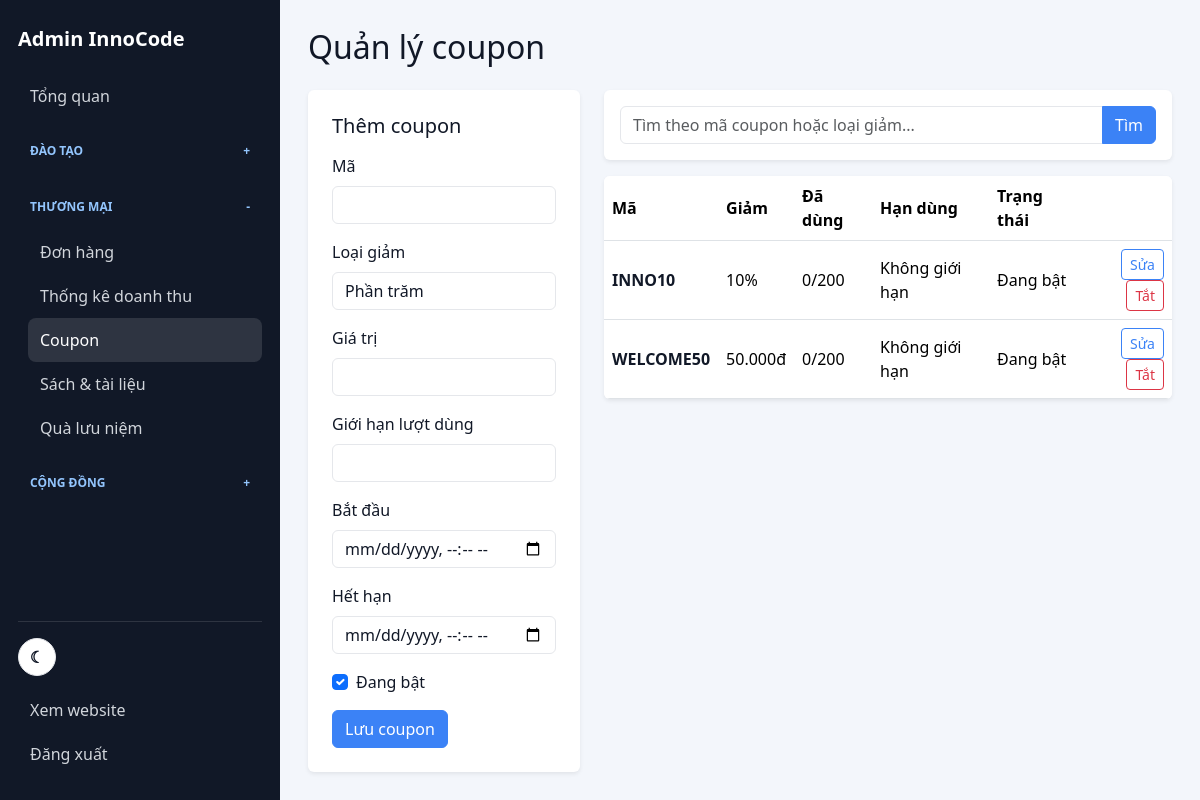
Page /admin/coupons.php (signed in) on the committed database.
### tables this page shows
CREATE TABLE IF NOT EXISTS coupons (
    id INT UNSIGNED AUTO_INCREMENT PRIMARY KEY,
    code VARCHAR(60) NOT NULL UNIQUE,
    discount_type ENUM('percent','fixed') NOT NULL DEFAULT 'percent',
    discount_value DECIMAL(12,2) NOT NULL,
    starts_at DATETIME NULL,
    expires_at DATETIME NULL,
    usage_limit INT UNSIGNED NULL,
    used_count INT UNSIGNED NOT NULL DEFAULT 0,
    is_active TINYINT(1) NOT NULL DEFAULT 1,
    created_at TIMESTAMP DEFAULT CURRENT_TIMESTAMP
);

### core/helpers.php (called while the page is built, shortened)
<?php
function e(string|int|float|null $value): string
{
    return htmlspecialchars((string) $value, ENT_QUOTES, 'UTF-8');
}
function money(int|float $amount): string
{
    return number_format((float) $amount, 0, ',', '.') . 'đ';
}
function url(string $page = 'home', array $params = []): string
{
    $page = page_from_path($page);
    $query = array_merge(['page' => $page], $params);
    return APP_URL . '/index.php?' . http_build_query($query);
}
function page_from_path(string $path): string
{
    $path = trim($path, '/');
    $pathOnly = strtok($path, '?') ?: $path;
    $name = basename($pathOnly, '.php');
    return $name;
}

### core/database.php (called while the page is built, shortened)
<?php
function db(): PDO
{
    static $pdo = null;
    if ($pdo !== null) {
        return $pdo;
    }
    $dsn = 'mysql:host=' . DB_HOST . ';port=' . DB_PORT . ';dbname=' . DB_NAME . ';charset=utf8mb4';
    $pdo = new PDO($dsn, DB_USER, DB_PASS);
    $pdo->setAttribute(PDO::ATTR_ERRMODE, PDO::ERRMODE_EXCEPTION);
    $pdo->setAttribute(PDO::ATTR_DEFAULT_FETCH_MODE, PDO::FETCH_ASSOC);
    return $pdo;
}

### admin/coupons.php (the view, shortened to what this page needs)
<?php
require_once __DIR__ . '/includes/header.php';
$edit = null;
$params = [];
$where = '';
$stmt = db()->prepare('SELECT * FROM coupons' . $where . '
    ORDER BY created_at DESC
    LIMIT ' . admin_per_page() . ' OFFSET ' . admin_offset());
$stmt->execute($params);
$coupons = $stmt->fetchAll();
?>
<div class="d-flex justify-content-between align-items-center mb-4">
    <h1 class="h2 mb-0">Quản lý coupon</h1>
</div>
<div class="row g-4">
    <div class="col-lg-4">
        <form class="bg-white rounded-2 p-4 shadow-sm" method="post">
            <h2 class="h5 mb-3"><?= $edit ? 'Sửa coupon' : 'Thêm coupon' ?></h2>
            <div class="mb-3">
                <label class="form-label">Mã</label>
                <input class="form-control" name="code" value="<?= e($edit['code'] ?? '') ?>" required>
            </div>
            <div class="mb-3">
                <label class="form-label">Loại giảm</label>
                <select class="form-select" name="discount_type">
                    <option value="percent" <?= ($edit['discount_type'] ?? '') === 'percent' ? 'selected' : '' ?>>Phần trăm</option>
                </select>
            </div>
            <div class="mb-3">
                <label class="form-label">Giá trị</label>
                <input class="form-control" type="number" min="1" name="discount_value" value="<?= e($edit['discount_value'] ?? '') ?>" required>
            </div>
            <div class="mb-3">
                <label class="form-label">Giới hạn lượt dùng</label>
                <input class="form-control" type="number" min="0" name="usage_limit" value="<?= e($edit['usage_limit'] ?? '') ?>">
            </div>
            <div class="mb-3">
                <label class="form-label">Bắt đầu</label>
                <input class="form-control" type="datetime-local" name="starts_at" value="<?= e(isset($edit['starts_at']) && $edit['starts_at'] ? date('Y-m-d\TH:i', strtotime((string) $edit['starts_at'])) : '') ?>">
            </div>
            <div class="mb-3">
                <label class="form-label">Hết hạn</label>
                <input class="form-control" type="datetime-local" name="expires_at" value="<?= e(isset($edit['expires_at']) && $edit['expires_at'] ? date('Y-m-d\TH:i', strtotime((string) $edit['expires_at'])) : '') ?>">
            </div>
            <div class="form-check mb-3">
                <input class="form-check-input" type="checkbox" name="is_active" id="coupon_active" <?= (int) ($edit['is_active'] ?? 1) === 1 ? 'checked' : '' ?>>
                <label class="form-check-label" for="coupon_active">Đang bật</label>
            </div>
            <button class="btn btn-primary" type="submit">Lưu coupon</button>
        </form>
    </div>
    <div class="col-lg-8">
        <?php admin_render_search('Tìm theo mã coupon hoặc loại giảm...'); ?>
        <div class="bg-white rounded-2 shadow-sm table-responsive">
            <table class="table mb-0">
                <thead>
                <tr>
                    <th>Mã</th>
                    <th>Giảm</th>
                    <th>Đã dùng</th>
                    <th>Hạn dùng</th>
                    <th>Trạng thái</th>
                    <th></th>
                </tr>
                </thead>
                <tbody>
                <?php foreach ($coupons as $coupon): ?>
                    <tr>
                        <td><strong><?= e($coupon['code']) ?></strong></td>
                        <td><?= $coupon['discount_type'] === 'percent' ? e((float) $coupon['discount_value']) . '%' : money((float) $coupon['discount_value']) ?></td>
                        <td><?= (int) $coupon['used_count'] ?><?= $coupon['usage_limit'] !== null ? '/' . (int) $coupon['usage_limit'] : '' ?></td>
                        <td><?= e($coupon['expires_at'] ?: 'Không giới hạn') ?></td>
                        <td><?= $coupon['is_active'] ? 'Đang bật' : 'Đã tắt' ?></td>
                        <td class="text-end">
                            <a class="btn btn-sm btn-outline-primary" href="<?= APP_URL ?>/admin/coupons.php?id=<?= (int) $coupon['id'] ?>">Sửa</a>
                            <?php if ($coupon['is_active']): ?>
                                <form class="d-inline" method="post">
                                    <button class="btn btn-sm btn-outline-danger" name="action" value="delete" type="submit">Tắt</button>
                                </form>
                            <?php endif; ?>
                        </td>
                    </tr>
                <?php endforeach; ?>
                </tbody>
            </table>
        </div>
    </div>
</div>
<?php require_once __DIR__ . '/includes/footer.php'; ?>

### admin/includes/header.php (shortened to what this page needs)
<?php
require_once __DIR__ . '/admin_helpers.php';
$currentAdminPage = basename($_SERVER['SCRIPT_NAME'] ?? '');
?>
<!doctype html>
<html lang="vi">
<head>
    <link href="https://cdn.jsdelivr.net/npm/bootstrap@5.3.3/dist/css/bootstrap.min.css" rel="stylesheet">
    <link href="<?= APP_URL ?>/assets/css/style.css?v=20260519-fixes" rel="stylesheet">
</head>
<body>
<div class="admin-layout">
    <aside class="admin-sidebar">
        <a class="admin-brand" href="<?= APP_URL ?>/admin/index.php">Admin <?= e(APP_NAME) ?></a>
        <nav class="admin-nav">
            <a class="<?= $currentAdminPage === 'index.php' ? 'active' : '' ?>" href="<?= APP_URL ?>/admin/index.php">Tổng quan</a>
            <details class="admin-nav-group" data-admin-nav-group="training">
                <summary>Đào tạo</summary>
            </details>
            <details class="admin-nav-group" data-admin-nav-group="commerce">
                <summary>Thương mại</summary>
                <a class="<?= in_array($currentAdminPage, ['orders.php', 'order_detail.php'], true) ? 'active' : '' ?>" href="<?= APP_URL ?>/admin/orders.php">Đơn hàng</a>
                <a class="<?= $currentAdminPage === 'revenue.php' ? 'active' : '' ?>" href="<?= APP_URL ?>/admin/revenue.php">Thống kê doanh thu</a>
                <a class="<?= $currentAdminPage === 'coupons.php' ? 'active' : '' ?>" href="<?= APP_URL ?>/admin/coupons.php">Coupon</a>
                <a class="<?= $currentAdminPage === 'products.php' ? 'active' : '' ?>" href="<?= APP_URL ?>/admin/products.php">Sách & tài liệu</a>
                <a class="<?= $currentAdminPage === 'gifts.php' ? 'active' : '' ?>" href="<?= APP_URL ?>/admin/gifts.php">Quà lưu niệm</a>
            </details>
            <details class="admin-nav-group" data-admin-nav-group="community">
                <summary>Cộng đồng</summary>
            </details>
        </nav>
        <div class="admin-sidebar-foot">
            <button class="theme-toggle admin-theme-toggle" type="button" aria-label="Đổi theme" data-theme-toggle>☾</button>
            <a href="<?= url('home') ?>">Xem website</a>
            <a href="<?= APP_URL ?>/admin/logout.php">Đăng xuất</a>
        </div>
    </aside>
    <main class="admin-main">
        <div class="admin-content">

### admin/includes/admin_helpers.php (shortened to what this page needs)
<?php
function admin_search_term(): string
{
    return trim((string) ($_GET['q'] ?? ''));
}
function admin_page_number(): int
{
    return max(1, (int) ($_GET['p'] ?? 1));
}
function admin_per_page(): int
{
    return 5;
}
function admin_offset(): int
{
    return (admin_page_number() - 1) * admin_per_page();
}
function admin_render_search(string $placeholder = 'Tìm kiếm...', array $hidden = []): void
{
    $q = admin_search_term();
    ?>
    <form class="bg-white rounded-2 p-3 shadow-sm mb-3" method="get">
        <div class="input-group">
            <input class="form-control" name="q" value="<?= e($q) ?>" placeholder="<?= e($placeholder) ?>">
            <button class="btn btn-primary" type="submit">Tìm</button>
        </div>
    </form>
    <?php
}
    ?>

### admin/includes/footer.php (shortened to what this page needs)
        </div>
    </main>
</div>
</body>
</html>

### assets/css/style.css (style rules this page uses)
:root { --brand: #0ea5e9; --brand-2: #0284c7; --accent: #22c55e; --warm: #f97316; --ink: #111827; --muted: #6b7280; --line: #e5e7eb; --soft: #f8fafc; --danger: #f97316; }
* { letter-spacing: 0; }
body { background: #fff; color: var(--ink); font-family: system-ui, -apple-system, BlinkMacSystemFont, "Segoe UI", sans-serif; }
a { text-decoration: none; }
.admin-layout { background: #f3f6fb; display: grid; grid-template-columns: 280px minmax(0, 1fr); min-height: 100vh; }
.admin-sidebar { background: #111827; color: #e5e7eb; display: flex; flex-direction: column; gap: 20px; padding: 24px 18px; }
.admin-brand { color: #fff; font-size: 20px; font-weight: 850; }
.admin-nav { display: grid; gap: 6px; }
.admin-nav-group { display: grid; gap: 4px; }
.admin-nav a, .admin-sidebar-foot a, .admin-nav-group summary { border-radius: 8px; color: #d1d5db; display: block; padding: 10px 12px; }
.admin-nav a.active { background: rgba(255, 255, 255, .12); color: #fff; }
.admin-nav-group summary { color: #93c5fd; cursor: pointer; font-size: 12px; font-weight: 850; list-style: none; margin-top: 8px; text-transform: uppercase; }
.admin-nav-group summary::after { content: '+'; float: right; }
.admin-nav-group[open] summary::after { content: '-'; }
.admin-nav-group a { margin-left: 10px; }
.admin-sidebar-foot { border-top: 1px solid rgba(255, 255, 255, .12); margin-top: auto; padding-top: 16px; }
.admin-main { min-width: 0; }
.admin-content { margin: 0 auto; max-width: 1240px; padding: 28px; }
.table td, .table th { vertical-align: middle; }
:root, :root[data-theme="light"] { --brand: #3B82F6; --brand-2: #2563eb; --accent: #22C55E; --warm: #F97316; --ink: #111827; --muted: #64748b; --line: #e5e7eb; --soft: #f8fafc; --page-bg: #FFFFFF; --surface: #FFFFFF; --surface-2: #f3f6fb; --text: #111827; --text-soft: #64748b; }
body, .admin-layout, .admin-main { background: var(--page-bg); color: var(--text); }
.site-nav, .compiler-workspace, .lesson-card, .content-block, .course-buy-card, .learning-info, .bg-white { background: var(--surface) !important; border-color: var(--line); color: var(--text); }
.admin-main { background: var(--surface-2); }
.nav-links a, .brand, .academy-course-card h3 a, .course-card-title a, .admin-content, .admin-content h1, .admin-content h2, .admin-content strong { color: var(--text); }
.nav-search input, .form-control, .form-select { background: var(--surface); border-color: var(--line); color: var(--text); }
.btn-primary, .login-link, .academy-register-btn, .academy-gradient-btn { background: var(--brand); border-color: var(--brand); color: #fff !important; }
.btn-outline-primary { border-color: var(--brand); color: var(--brand) !important; }
.theme-toggle { align-items: center; background: var(--surface); border: 1px solid var(--line); border-radius: 999px; color: var(--text); display: inline-flex; font-size: 16px; font-weight: 800; height: 38px; justify-content: center; line-height: 1; padding: 0; width: 38px; }
.admin-theme-toggle { margin-bottom: 12px; }

### rows in the picture
coupons: code "INNO10", discount_value "10", used_count "0", usage_limit "200", expires_at "Không giới hạn", is_active "Đang bật"
coupons: code "WELCOME50", discount_value "50.000đ", used_count "0", usage_limit "200", expires_at "Không giới hạn", is_active "Đang bật"

### other values in the picture
APP_NAME "InnoCode"
